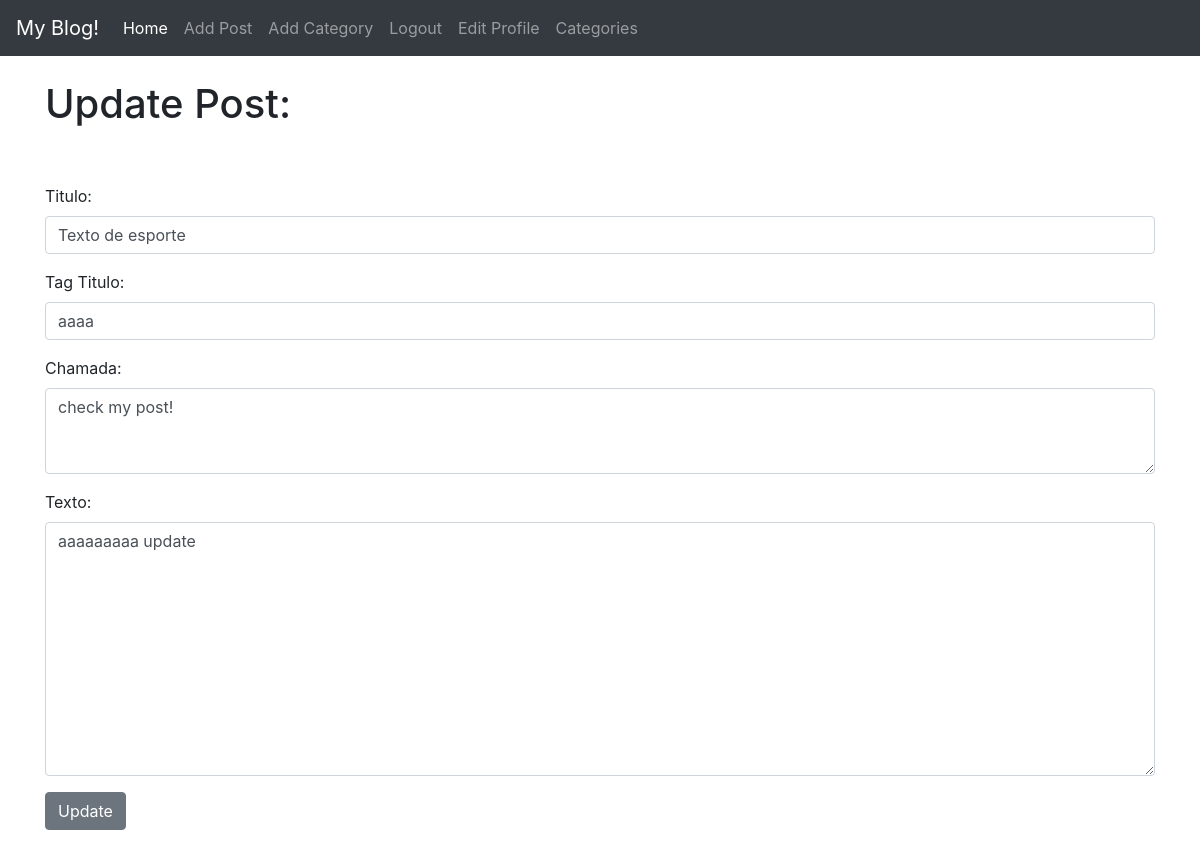
Before: /article/edit/13 (signed in) with the older database file.
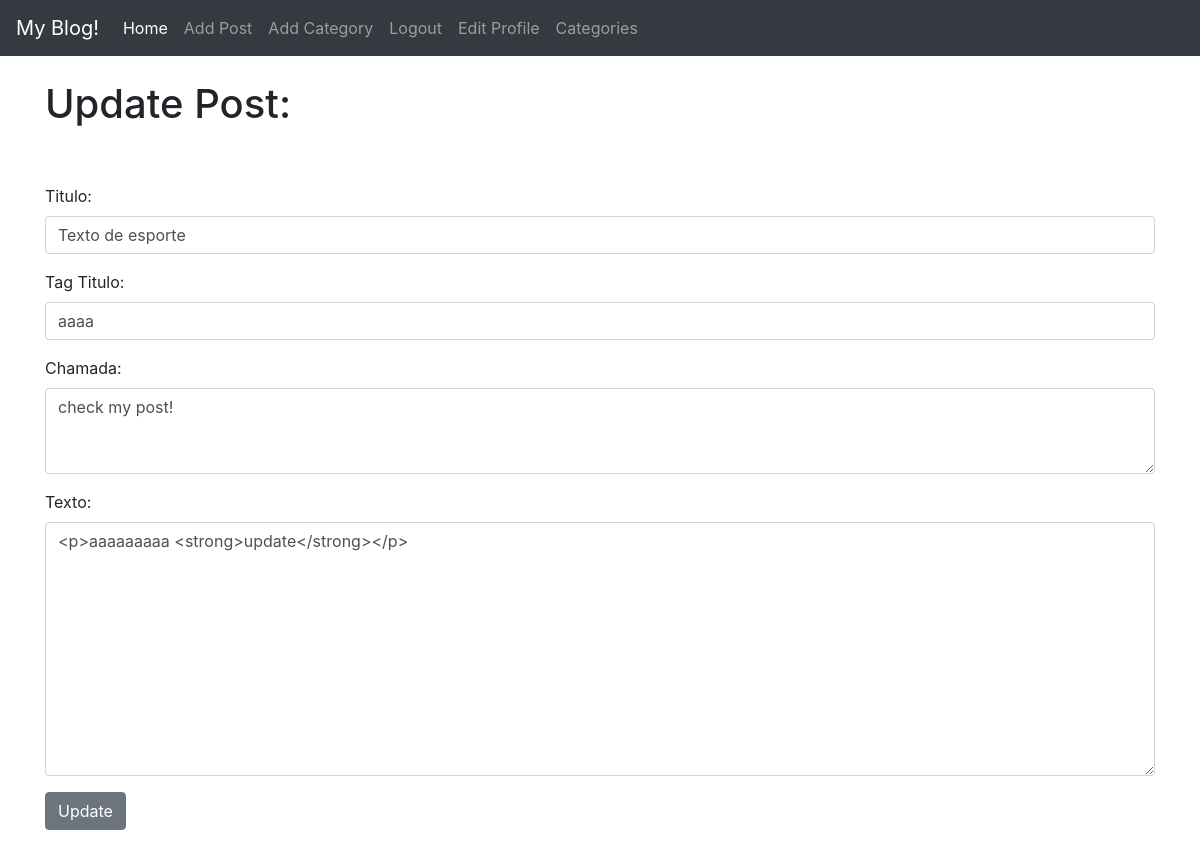
After: the same page with the newer database file.
### theblog/models.py (models this page shows, shortened)
class Post(models.Model):
	title = models.CharField(max_length=255)
	header_image = models.ImageField(null=True, blank=True, upload_to="images/")
	title_tag = models.CharField(max_length=255)
	snippet = models.CharField(max_length=255)
	author = models.ForeignKey(User, on_delete=models.CASCADE) #models.CASCADE caso o user seja apagado todos os seus posts são apagados tbm
	body = RichTextField(blank=True)
	post_date = models.DateField(auto_now_add=True)
	category = models.CharField(max_length=255)
	likes = models.ManyToManyField(User, related_name='blog_post')

### theblog/views.py (the view)
# urls.py: path('article/edit/<int:pk>', UpdatePostView.as_view(), name='update_post'),
class UpdatePostView(UpdateView):
	model = Post
	template_name = 'update_post.html'
	form_class = EditPostForm

### theblog/forms.py
class EditPostForm(forms.ModelForm):
	class Meta:
		model = Post
		fields = ('title', 'title_tag','snippet', 'body')
		widgets = {
			'title' : forms.TextInput(attrs={'class': 'form-control'}),
			'snippet' : forms.Textarea(attrs={'class': 'form-control', 'rows':'3'}),
			'title_tag' : forms.TextInput(attrs={'class': 'form-control', 'placeholder': 'O texto que aparece na aba do navegador'}),
			'body' : forms.Textarea(attrs={'class': 'form-control'}),
		}
		labels  = {
            'title':'Titulo',
            'title_tag':'Tag Titulo',
            'snippet': 'Chamada',
          	'body':'Texto',
        }

### theblog/templates/update_post.html (shortened to what this page needs)
{% extends 'base.html' %}
{% block content %}
{% if user.is_authenticated %}
	{% if user.id == post.author.id %}
		<h1>Update Post:</h1>
		<div class='form-group'>
			<form method="POST" >
				{{ form.as_p }}
				<button class='btn btn-secondary'>Update</button>
			</form>
		</div>
	{% else %}
		<h3>Você não tem permissão</h3>
	{%endif%}
{% else %}
	sai daqui, todo dia isso
{%endif%}
{% endblock %}

Changed rows visible on the page:
changed Post "Texto de esporte": body "aaaaaaaaa update" → "<p>aaaaaaaaa <strong>update</strong></p>"
